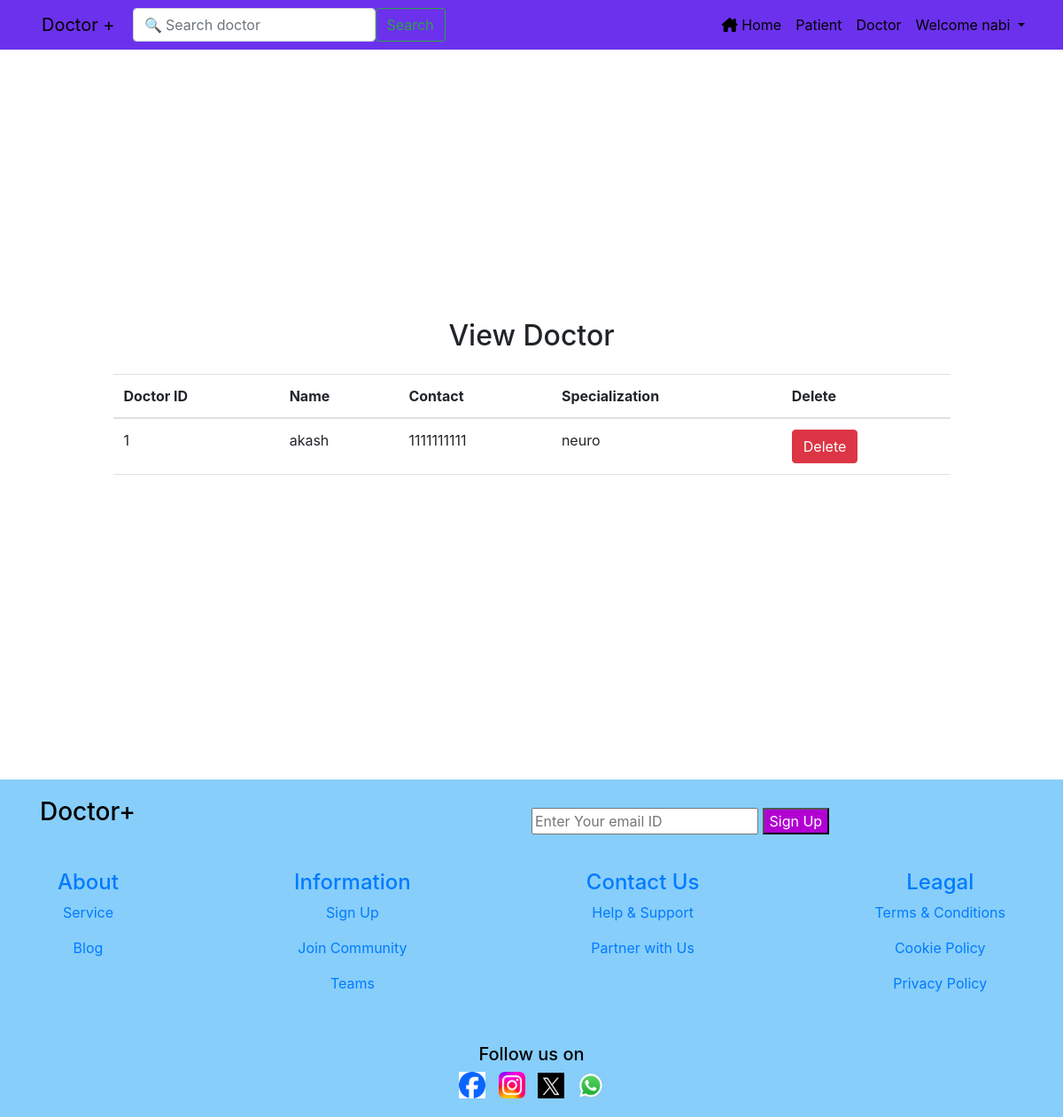
The page /view_doctor/ (signed in) on the database as committed earlier.
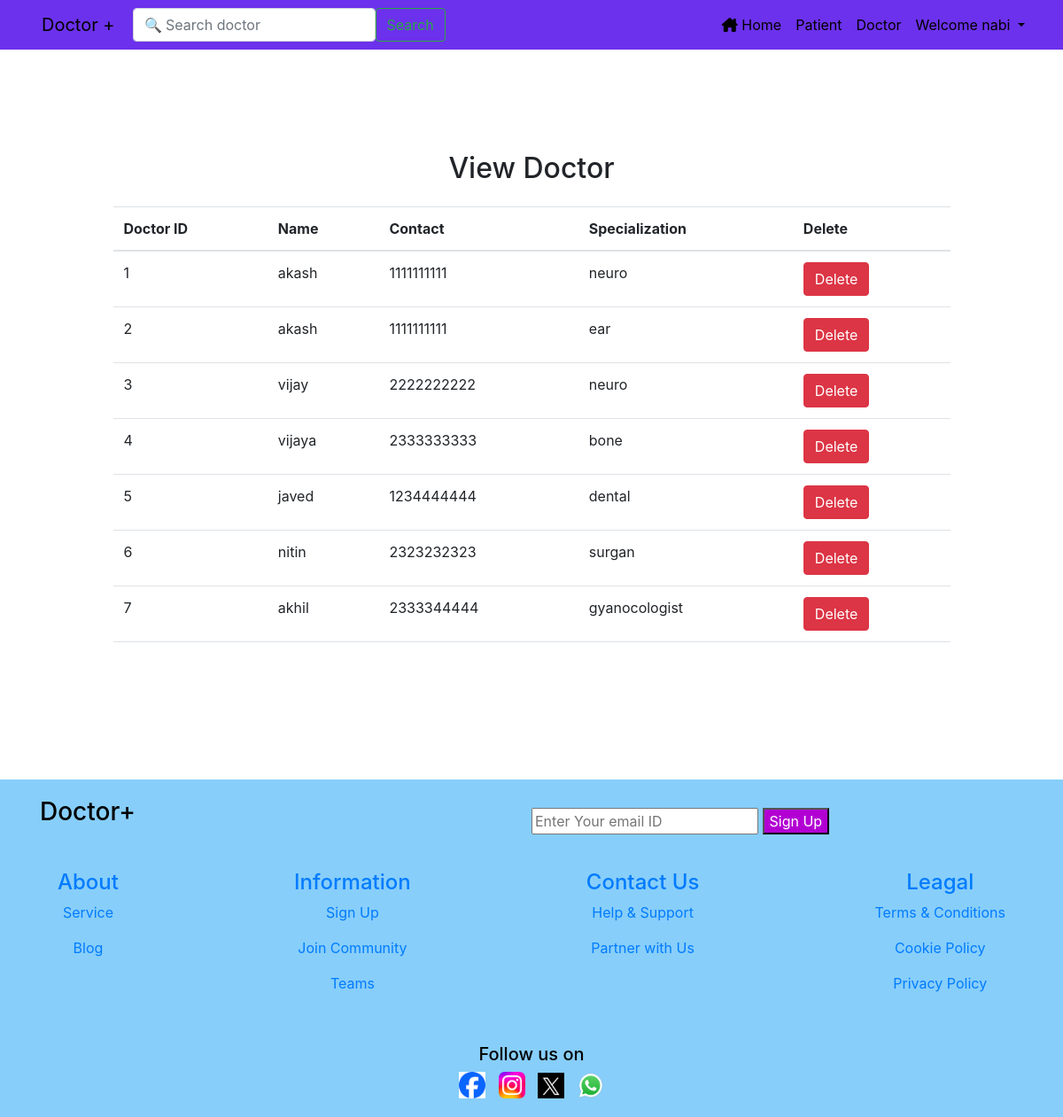
The same page on the database as committed later.
### management/models.py (models this page shows, shortened)
class Doctor(models.Model):
    name = models.CharField(max_length=50)
    mobile = models.IntegerField()
    special = models.CharField(max_length=50)

### management/views.py (the view)
# urls.py: path('view_doctor/', View_Doctor, name='view_doctor'),
def View_Doctor(request):
    if not request.user.is_authenticated:
        return redirect('login')
    doc = Doctor.objects.all()
    d = {'doc': doc}
    return render(request,'view_doctor.html', d)

### management/templates/view_doctor.html (shortened to what this page needs)
{% extends 'homebase.html' %}
{% load static %}
{% block body %}
<div class="container-fluid center-content">
  <div class="col-md-10">
    <h2 class="text-center mb-4">View Doctor</h2>
    <table class="table table-hover" id="example" style="width: 100%;">
      <thead>
        <tr>
          <th>Doctor ID</th>
          <th>Name</th>
          <th>Contact</th>
          <th>Specialization</th>
          <th>Delete</th>
        </tr>
      </thead>
      <tbody>
        {% for i in doc %}
        <tr>
          <td>{{i.id}}</td>
          <td>{{i.name}}</td>
          <td>{{i.mobile}}</td>
          <td>{{i.special}}</td>
          <td><a href="{% url 'delete_doctor' i.id %}" onclick="return confirm('Are you sure you want to delete?')" class="btn btn-danger">Delete</a></td>
        </tr>
        {% endfor %}
      </tbody>
    </table>
  </div>
</div>
{% endblock %}

Rows that differ between the two databases and show on the page:
added Doctor: id "2", name "akash", mobile "1111111111", special "ear"
added Doctor: id "3", name "vijay", mobile "2222222222", special "neuro"
added Doctor: id "4", name "vijaya", mobile "2333333333", special "bone"
added Doctor: id "5", name "javed", mobile "1234444444", special "dental"
added Doctor: id "6", name "nitin", mobile "2323232323", special "surgan"
added Doctor: id "7", name "akhil", mobile "2333344444", special "gyanocologist"
